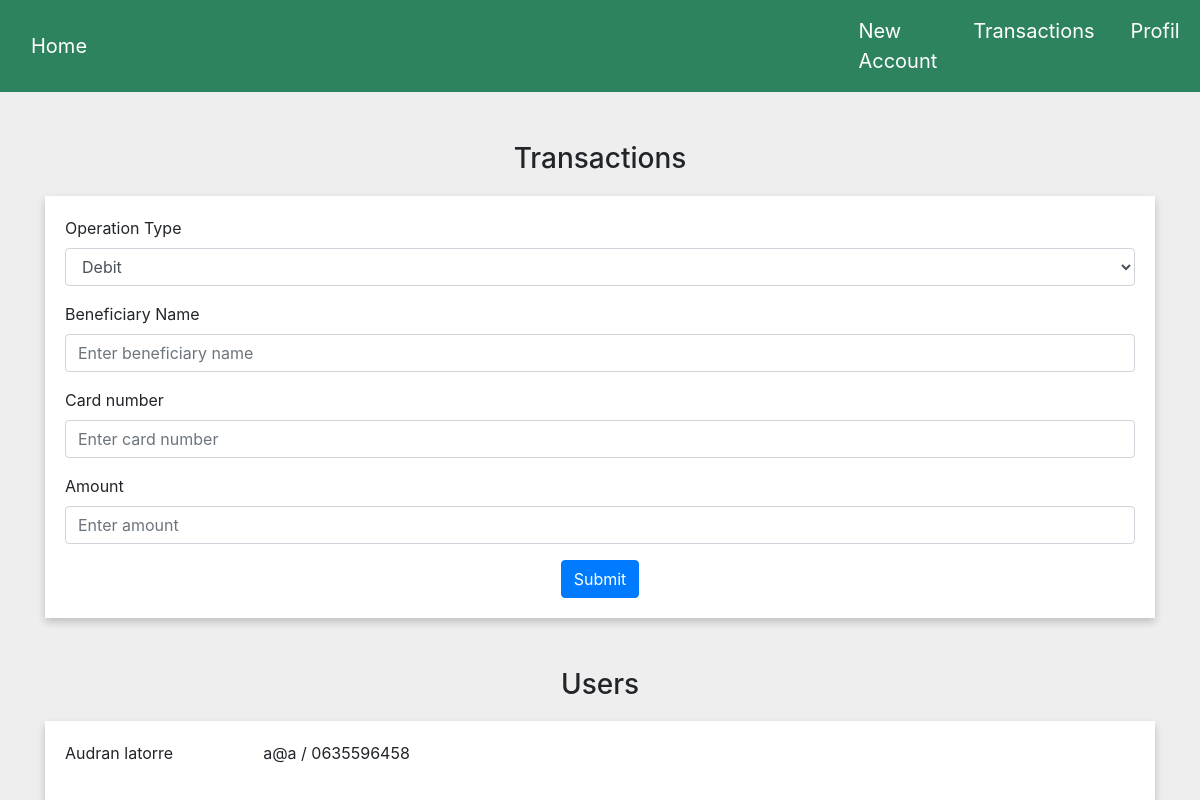
Page /admin (signed in) on the earlier database version.
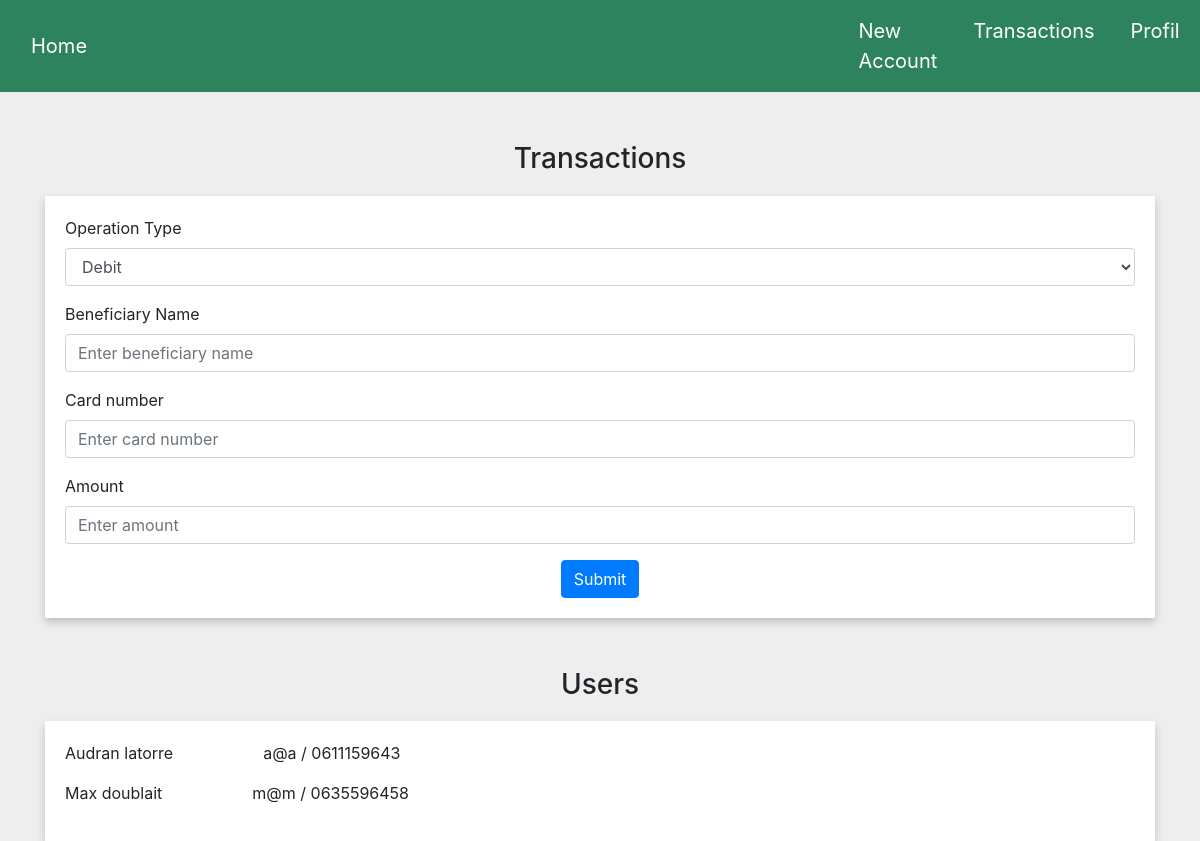
Same page on the later database version.
### tables this page shows
CREATE TABLE Users (
            id_user INTEGER PRIMARY KEY AUTOINCREMENT, 
            first_name TEXT NOT NULL,
            last_name TEXT NOT NULL,
            gender TEXT NOT NULL,
            email TEXT NOT NULL,
            password TEXT NOT NULL,
            phone_number TEXT NOT NULL,
            birthday DATE NOT NULL,
            address TEXT NOT NULL,
            role TEXT NOT NULL
        );

### views.py (the view)
@app.route('/admin', methods=['GET', 'POST'])
def admin():
    user = None
    if 'user_id' in session :
        user = Users.get_user_by_id(session['user_id'])
    else :
        return render_template('index.html', user=user)
    conn = sqlite3.connect('app.db')
    cursor = conn.cursor()
    cursor.execute("SELECT * FROM Users")
    users = cursor.fetchall()
    conn.close()
    return render_template('admin.html', user=user, users=users)

### models.py (called while the page is built)
    def get_user_by_id(id_user):
        conn = sqlite3.connect('app.db')
        cursor = conn.cursor()
        cursor.execute('SELECT * FROM Users WHERE id_user = ?', (id_user,))
        user = cursor.fetchone()
        if user != None:
            new_user = Users(user[0], user[1], user[2], user[3], user[4], user[5], user[6], user[7], user[8], user[9])
            return new_user
        else:
            return None

### templates/admin.html (shortened to what this page needs)
<!DOCTYPE html>
<html lang="en">
<head>
    <link rel="stylesheet" href="https://stackpath.bootstrapcdn.com/bootstrap/4.3.1/css/bootstrap.min.css">
    <link rel="stylesheet" href="../static/admin.css">
</head>
<body>
    <nav class="navbar navbar-expand-lg bg-body-tertiary">
        <div class="container-fluid">
          <a class="navbar-brand" href="{{url_for('index')}}">Home</a>
          <div class="collapse navbar-collapse" id="navbarNavAltMarkup">
            <div class="navbar-nav">
              <a class="nav-link" href="{{url_for('create_account')}}">New Account</a>
              <a class="nav-link" href="{{url_for('transactions')}}">Transactions</a>
              <a class="nav-link" href="{{url_for('profile')}}">Profil</a>
            </div>
          </div>
        </div>
    </nav>
    <div>
        <div class="transactions container mt-4">
            <h3>Transactions</h3>
            <form method="POST" action="/transactions_admin" class="transactionsForm">
                <div class="form-group">
                    <label for="operation_type" class="form-label">Operation Type</label>
                    <select class="form-control" name="operation_type" id="operationType">
                        <option value="debit">Debit</option>
                    </select>
                </div>
                <div class="form-group">
                    <label for="input_description">Beneficiary Name</label>
                    <input type="text" class="form-control" name="beneficiary_name" id="input_beneficiary_name" placeholder="Enter beneficiary name">
                </div>
                <div class="form-group">
                    <label for="input_amount">Card number</label>
                    <input type="text" class="form-control" name="card_number" id="input_card_nb" placeholder="Enter card number">
                </div>
                <div class="form-group">
                    <label for="input_amount">Amount</label>
                    <input type="number" class="form-control" name="amount" id="input_amount" placeholder="Enter amount" min="1">
                </div>
                <div class="saveButton">
                    <button class="saveBtn btn btn-primary" type=submit/>Submit</button><br/>
                </div>
            </form>
        </div>
    </div>
    <div>
        <div class="transactions container mt-4">
            <h3>Users</h3>
            <div class="transactionsForm">
                {% for usr in users %}
                <p>{{ usr[1] }} {{ usr[2] }} &nbsp &nbsp &nbsp &nbsp &nbsp &nbsp &nbsp &nbsp &nbsp &nbsp{{ usr[4]}} / {{ usr[6] }}</p>
                {% endfor %}
            </div>
        </div>
    </div>
</body>
</html>

### static/admin.css (style rules this page uses)
nav { background-color:#2E835F; }
.navbar-nav { margin-left: 70%; }
.navbar-brand { color : white; margin-right: 20px; font-size: 20px; }
.nav-link { color : white; margin-right: 20px; font-size: 20px; }
body { background-color: rgb(238, 238, 238); }
h3 { text-align: center; margin-top: 50px; }
.transactionsForm { padding: 20px; box-shadow: 0 4px 8px 0 rgba(0, 0, 0, 0.2); background-color: white; margin-top: 20px; }
.saveButton { text-align: center; }
.saveBtn.btn.btn-primary, .saveBtn.btn.btn-primary:hover { color : white; }

Differences in the rows shown:
changed Users "Audran": phone_number "0635596458" → "0611159643"
added Users: first_name "Max", last_name "doublait", email "m@m", phone_number "0635596458"
